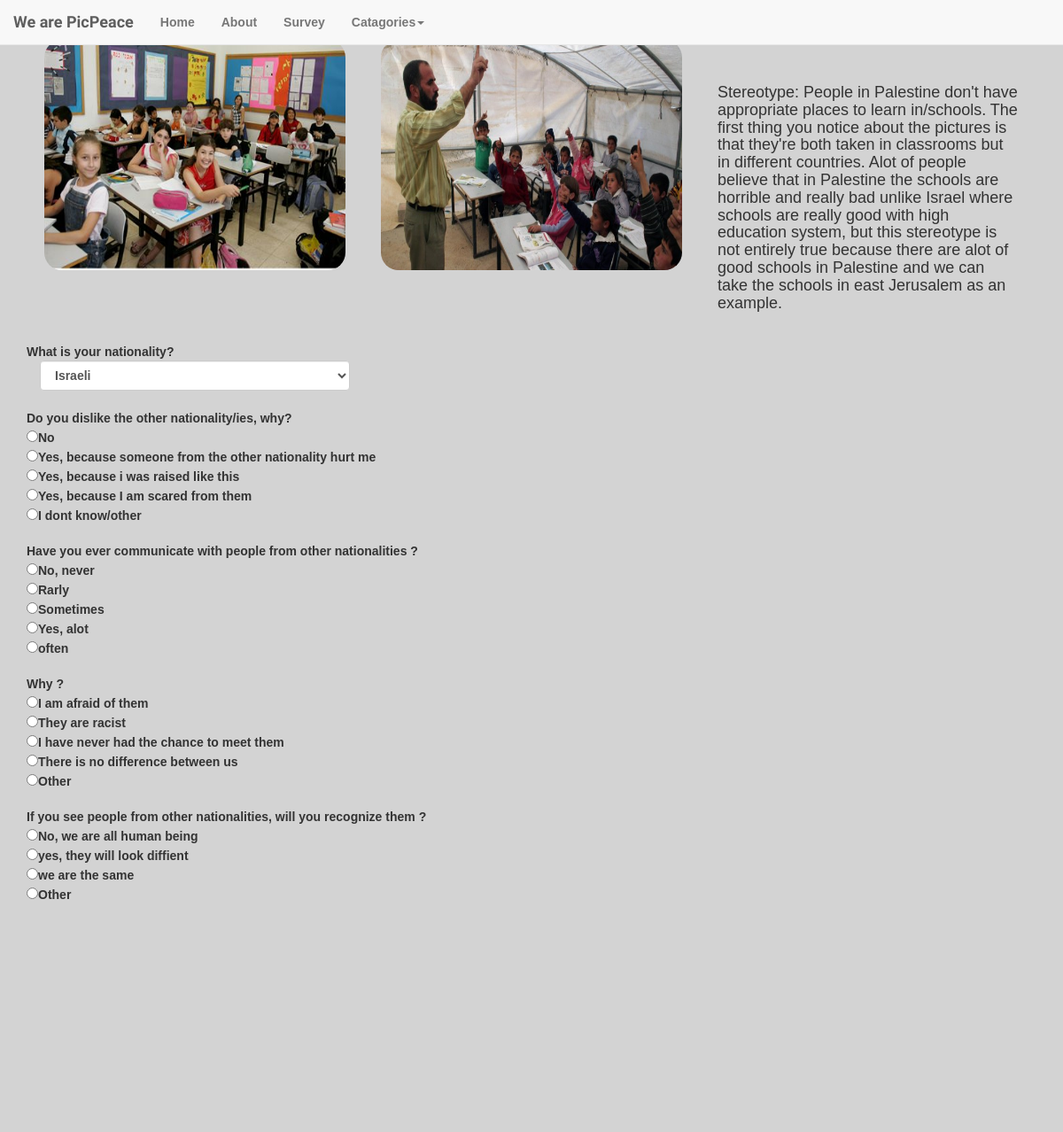
The app's page /education/pictures/10 with its own data.
### database_setup.py (models this page shows)
class Picture(Base):
    __tablename__ = 'picture'
    id = Column(Integer, primary_key=True)
    path = Column(String)
    category = Column(String)
    cover = Column(Boolean)
    discription=Column(String)

class Question(Base):
    __tablename__ = 'question'
    id = Column(Integer, primary_key=True)
    text = Column(String(15))
    a1 = Column(String(30))
    a2 = Column(String(60))
    a3 = Column(String(30))
    a4 = Column(String(30))
    a5 = Column(String(30))

### web_app.py (the view)
@app.route('/<string:category_name>/pictures/<int:pic_id>')
def pictures(category_name,pic_id):
    or_condition = or_(Pair.pic1_id==pic_id, Pair.pic2_id==pic_id)
    pair=session.query(Pair).filter(or_condition).first()
    pic1=session.query(Picture).filter_by(id=pair.pic1_id).first()
    pic2=session.query(Picture).filter_by(id=pair.pic2_id).first()
    questions=session.query(Question).all()
    return render_template('picture.html', pair_id=pair.id, pic1=pic1,pic2=pic2, questions=questions, pair_discription=pic1.discription)

### templates/picture.html (shortened to what this page needs)
<!DOCTYPE html>
<html>
<head>
  <link rel="stylesheet" href="http://maxcdn.bootstrapcdn.com/bootstrap/3.3.6/css/bootstrap.min.css">
  <link rel="stylesheet" type="text/css" href="{{ url_for('static', filename='styles.css') }}">
</head>
<body>
       <nav class="navbar navbar-default navbar-fixed-top">
        <div class="container-fluid">
          <div class="navbar-header">
            <a class="navbar-brand" href="#">We are PicPeace</a>
          </div>
          <div id="navbar" class="navbar-collapse collapse">
            <ul class="nav navbar-nav">
              <li><a href="{{ url_for('main_page') }}">Home</a></li>
              <li><a href="{{ url_for('aboutus') }}">About</a></li>
              <li><a href="{{ url_for('survey') }}">Survey</a></li>
              <li class="dropdown">
                <a href="#" class="dropdown-toggle" data-toggle="dropdown" role="button" aria-haspopup="true" aria-expanded="false">Catagories<span class="caret"></span></a>
              </li>
            </ul>
          </div>
        </div>
      </nav>
<br><br>
<div class="container">
<div class="container-fluid">
<div class="row">
  <div class="col-sm-6 col-md-4">
    <div class="thumbnail transparent">
      <img src="{{url_for ('static' , filename=pic1.path)}}" class="web_app_img">
    </div>
  </div>
  <div class="col-sm-6 col-md-4">
    <div class="thumbnail transparent">
      <img src="{{url_for ('static' , filename=pic2.path)}}" class="web_app_img">
    </div>
  </div>
  <div class="col-sm-6 col-md-4">
    <div class="thumbnail transparent" style="font-size:200%">
    <br>
      <h4>{{pair_discription}}</h4>
    </div>
  </div>
  </div>
</div>
<form action="{{url_for('submit_answers', pair_id=pair_id)}}" method="Post">
What is your nationality?<br>
            <div class="form-group">
  <div class="col-md-4">
    <select id="selectbasic" name="nationality" class="form-control">
      <option value="Israeli">Israeli</option>
    </select>
  </div>
</div>
<br><br>
{%for q in questions%}
{{q.text}}
<br><input type="radio" name="{{q.id}}" value="a1">{{q.a1}}<br>
<input type="radio" name="{{q.id}}" value="a2">{{q.a2}}<br>
<input type="radio" name="{{q.id}}" value="a3">{{q.a3}}<br>
<input type="radio" name="{{q.id}}" value="a4">{{q.a4}}<br>
<input type="radio" name="{{q.id}}" value="a5">{{q.a5}}<br><br>
{%endfor%}
<br>
<input type="submit" name="submit">
</form>
</div>
<br>
</body>
</html>

### static/styles.css (style rules this page uses)
body, html { font-family: 'Ubuntu', sans-serif; font-weight: bold; background: url("http://www.pixeden.com/media/k2/galleries/165/001-subtle-light-pattern-background-texture-vol5.jpg") no-repeat fixed center; background-size:cover; height: 100%; background-repeat: no-repeat; background-color: #d3d3d3; padding-top: 0px; }
.transparent { background-color: transparent; border-color: transparent; }
.thumbnail > .web_app_img { width: 500px; height:260px; border-radius: 20px; }
.navbar-brand { font-family: 'Shadows Into Light Two', cursive; }

### records on screen
Picture: path (picture), discription "Stereotype: People in Palestine don't have appropriate places to learn in/schools. The first thing you notice about the pictures is that they're both taken in classrooms but in different countries. Alot of people believe that in Palestine the schools are horrible and really bad unlike Israel where schools are really good with high education system, but this stereotype is not entirely true because there are alot of good schools in Palestine and we can take the schools in east Jerusalem as an example."
Picture: path (picture)
Question: text "Do you dislike the other nationality/ies, why?", a1 "No", a2 "Yes, because someone from the other nationality hurt me", a3 "Yes, because i was raised like this", a4 "Yes, because I am scared from them", a5 "I dont know/other"
Question: text "Have you ever communicate with people from other nationalities ?", a1 "No, never", a2 "Rarly", a3 "Sometimes", a4 "Yes, alot", a5 "often"
Question: text "Why ?", a1 "I am afraid of them", a2 "They are racist", a3 "I have never had the chance to meet them", a4 "There is no difference between us", a5 "Other"
Question: text "If you see people from other nationalities, will you recognize them ?", a1 "No, we are all human being", a2 "yes, they will look diffient", a3 "we are the same", a4 "Other"
